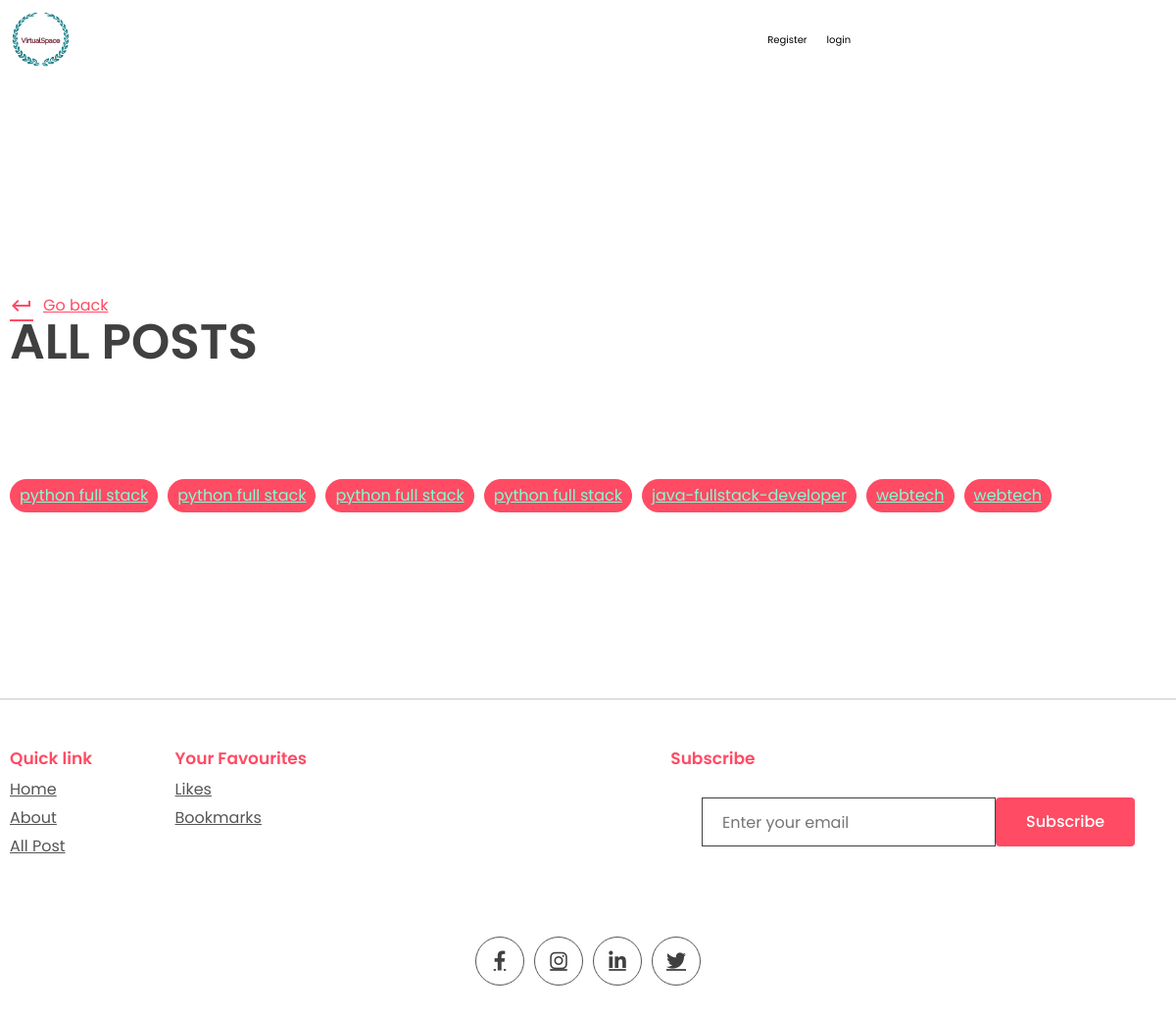
Screenshot of /blog/ with the database file from the repository.
### jobpost/models.py (models this page shows, shortened)
class addpost(models.Model):
    author_name=models.CharField(max_length=200)
    post_type=models.CharField(max_length=200)
    post_title=models.CharField(max_length=200)
    sub_title=models.CharField(max_length=200)
    description=models.TextField()
    image=models.ImageField(upload_to="kiran",blank=True)
    time=models.DateTimeField(auto_now_add=True)
    view_count=models.IntegerField(blank=True,null=True)
    likes = models.ManyToManyField(User,related_name='post_likes',default=None,blank=True)
    bookmarks=models.ManyToManyField(User,related_name='bookmarks',default=None,blank=True)

### projectapp/views.py (the view)
# urls.py: 2. Add a URL to urlpatterns:  path('blog/', include('blog.urls'))
def blog(request):
    guru=addpost.objects.all()
    return render(request,"blog.html",{'guru':guru})

### templates/blog.html (shortened to what this page needs)
{% extends 'base.html' %}
{% block content %}
{% load static %}
<html lang="en"><head>
    <link rel="stylesheet" href="{% static 'css/style.css' %}" />
    <link
      rel="stylesheet"
      href="https://unicons.iconscout.com/release/v2.1.6/css/unicons.css"
    />
    <link
      rel="stylesheet"
      href="https://cdnjs.cloudflare.com/ajax/libs/font-awesome/6.1.1/css/all.min.css"
    />
  </head>
  <body data-new-gr-c-s-check-loaded="14.1071.0" data-gr-ext-installed="">
    <main style="padding-top: 70px;">
<main>
  <div class="container">
    <div class="page-top">
      <div class="top flex">
        <div class="page-name">
          <a href="" class="learn">
            <span class="material-icons"> keyboard_return </span> Go back
          </a>
          <h1>All Posts</h1>
        </div>
      </div>
    </div>
  </div>
</main>
<section class="sp">
  <div class="container">
    <div class="blog-tags">
        {% for i in guru %}
            <p class="tag">
                <a style="color: aquamarine;" href="{% url 'jobdetails' i.id %}">{{ i.post_title }}</a>
            </p>
        {% endfor %}
  </div>
  </div>
</section>
    </main>
    <footer>
      <div class="container">
        <div class="grid-4">
          <div class="link">
            <h2>Quick link</h2>
            <div class="q-link">
              <a href="/">Home</a>
              <a href="">About</a>
              <a href="">All Post</a>
            </div>
          </div>
          <div class="link">
            <h2>Your Favourites</h2>
            <div class="q-link">
              <a href="">Likes</a>
              <a href="">Bookmarks</a>
            </div>
          </div>
          <div class="news-signup">
            <h2>Subscribe</h2>
            <div class="newsletter">
              <form method="POST">
              <input type="email" name="email" maxlength="100" placeholder="Enter your email" required="" id="id_email">
              <button class="btn btn-primary">Subscribe</button>
              </form>
            </div>
          </div>
        </div>
        <div class="share">
          <div class="social">
            <a href="https://www.facebook.com/">
              <i class="fa-brands fa-facebook-f"></i>
            </a>
            <a href="https://www.instagram.com/">
              <i class="fa-brands fa-instagram"></i>
            </a>
            <a href="https://in.linkedin.com/">
              <i class="fa-brands fa-linkedin-in"></i>
            </a>
            <a href="https://twitter.com/i/flow/login">
              <i class="fa-brands fa-twitter"></i>
            </a>
          </div>
        </div>
      </div>
    </footer>
</body>
</html>
{% endblock %}

### static/css/style.css (style rules this page uses)
* { margin: 0; padding: 0; box-sizing: border-box; text-decoration: none; border: none; outline: none; list-style: none; font-family: "Poppins", sans-serif; color: var(--black); }
:root { --red: #ff4b64; --black: #404040; --des: #555555; --shadow: #ffffff1a 0px 1px 1px 0px inset, #32325d40 0px 50px 100px -20px, #0000004d 0px 30px 60px -30px; --shadow2: rgba(17, 12, 46, 0.084) 0px 48px 100px 0px; }
html { font-size: 62.5%; }
[class*="grid"] { display: grid; }
.container { max-width: 1220px; margin: auto; padding: 0 10px; }
p, a { font-size: 1.6rem; color: var(--des); }
input, textarea { font-size: 1.6rem; color: var(--black); }
.btn { cursor: pointer; height: 5rem; padding: 0 3rem; font-size: 1.6rem; font-weight: 500; border: 1px solid var(--red); display: flex; align-items: center; justify-content: center; gap: 1rem; }
.btn-primary { background: var(--red); color: white; }
.newsletter form { display: flex; align-items: center; justify-content: center; margin-top: 3rem; }
.newsletter input { border: 1px solid var(--black); height: 5rem; width: 30rem; padding: 0 2rem; }
.sp { padding: 8rem 0; }
.learn { display: flex; align-items: center; gap: 1rem; color: var(--red); margin-top: 2rem; }
.learn span { color: #ff4b64; }
.tag { position: absolute; bottom: 1rem; left: 1rem; background: var(--red); color: white; border-radius: 5rem; padding: 0.5rem 1rem; font-size: 1.2rem; }
.grid-4 { grid-template-columns: 1fr 3fr 3fr auto; align-items: flex-start; }
.q-link { display: flex; justify-content: space-around; flex-direction: column; gap: 0.5rem; margin-top: 1rem; }
.link h2, .news-signup h2 { color: var(--red); font-weight: 600; font-size: 1.7rem; }
.news-signup .newsletter { margin-top: 1.5rem; }
footer { padding: 5rem 0; margin-top: 5rem; }
footer .container { border-top: 1px solid #00000036; padding-top: 5rem; }
.share { width: fit-content; margin: auto; margin-top: 8rem; }
.social { display: flex; align-items: center; gap: 1rem; }
.social a { width: 5rem; aspect-ratio: 1/1; border-radius: 50%; border: 1px solid var(--des); display: flex; align-items: center; justify-content: center; transition: 0.3s; }
.social i { color: var(--black); font-size: 2rem; transition: 0.3s; }
.page-name h1 { font-size: 5rem; text-transform: uppercase; font-weight: 600; line-height: 5rem; }
.flex { display: flex; align-items: flex-end; justify-content: space-between; }
.blog-tags .tag { position: unset; width: fit-content; }
.blog-tags { display: flex; align-items: center; flex-wrap: wrap; gap: 1rem; margin-top: 3rem; }
p a { color: var(--red); }
main { padding-top: 10rem !important; }

### rows the page displays
addpost: post_title "python full stack"
addpost: post_title "python full stack"
addpost: post_title "python full stack"
addpost: post_title "python full stack"
addpost: post_title "java-fullstack-developer"
addpost: post_title "webtech"
addpost: post_title "webtech"
